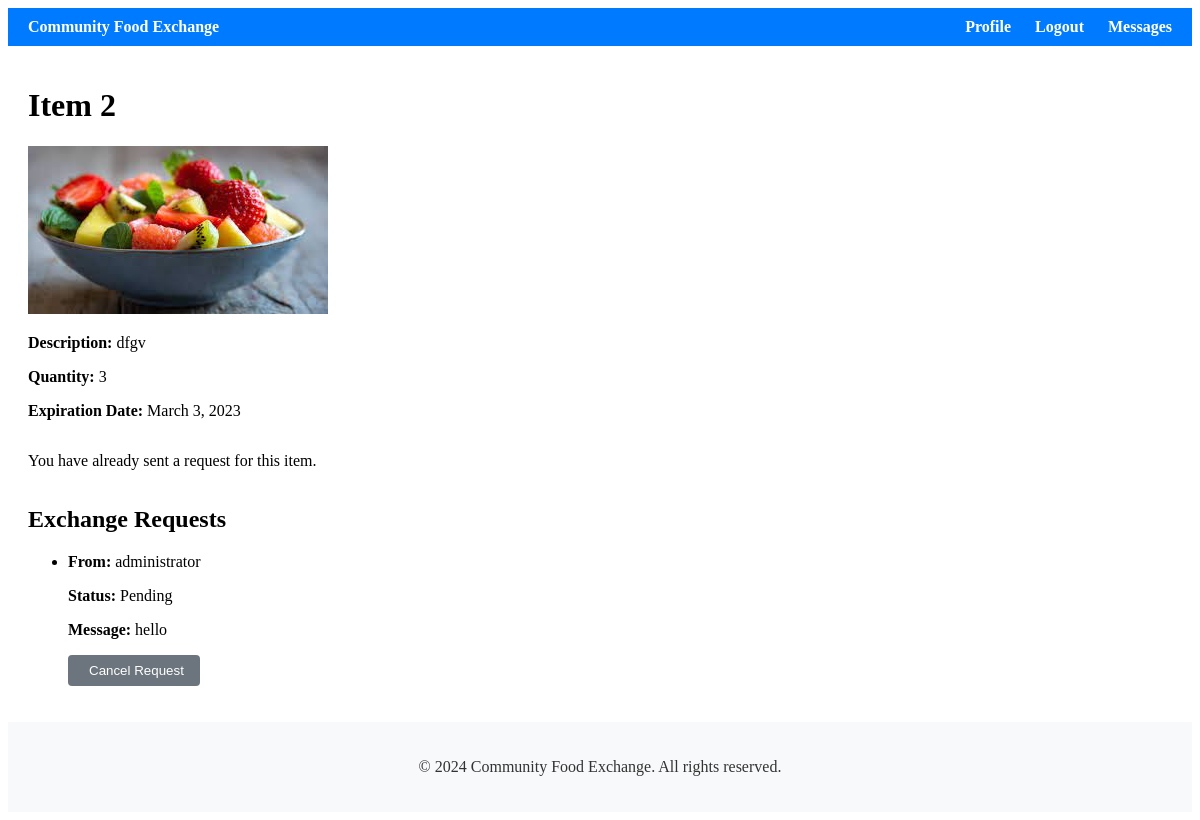
The page /listings/10/ (signed in) on the database its author committed.
### listings/models.py (models this page shows, shortened)
class Listing(models.Model):
    user = models.ForeignKey(User, on_delete=models.CASCADE)
    item_name = models.CharField(max_length=100)
    description = models.TextField()
    quantity = models.PositiveIntegerField()
    expiration_date = models.DateField()
    created_at = models.DateTimeField(auto_now_add=True)
    image = models.ImageField(upload_to=listing_image_path)

### exchange/models.py (models this page shows, shortened)
class ExchangeRequest(models.Model):
    sender = models.ForeignKey(User, on_delete=models.CASCADE, related_name='exchange_sent_requests')
    receiver = models.ForeignKey(User, on_delete=models.CASCADE, related_name='exchange_received_requests')
    listing = models.ForeignKey(Listing, on_delete=models.CASCADE)
    message = models.TextField()
    status = models.CharField(max_length=20, choices=[('pending', 'Pending'), ('accepted', 'Accepted'), ('rejected', 'Rejected')], default='pending')
    created_at = models.DateTimeField(auto_now_add=True)

### listings/views.py (the view, shortened to what this page needs)
# urls.py: path('<int:pk>/', listing_detail, name='listing_detail'),
@login_required
def listing_detail(request, pk):
    listing = get_object_or_404(Listing, pk=pk)
    exchange_requests = ExchangeRequest.objects.filter(listing=listing)
    is_owner = listing.user == request.user
    can_request = not is_owner  # User cannot request their own listing
    has_sent_request = False
    if request.user.is_authenticated:
        has_sent_request = exchange_requests.filter(sender=request.user).exists()
    return render(request, 'listings/listing_detail.html', {'listing': listing, 'exchange_requests': exchange_requests, 'is_owner': is_owner, 'can_request': can_request, 'has_sent_request': has_sent_request})

### listings/templates/listings/listing_detail.html (shortened to what this page needs)
{% extends 'accounts/base.html' %}
{% block content %}
<div class="listing-detail">
    <h1>{{ listing.item_name }}</h1>
    <img src="{{ listing.image.url }}" alt="{{ listing.item_name }}">
    <p><strong>Description:</strong> {{ listing.description }}</p>
    <p><strong>Quantity:</strong> {{ listing.quantity }}</p>
    <p><strong>Expiration Date:</strong> {{ listing.expiration_date }}</p>
    {% if user.is_authenticated %}
    <div class="action-buttons">
        {% if user != listing.user %}
            {% if not has_sent_request %}
                <form method="post" action="{% url 'send_exchange_request' listing.id %}">
                    {% csrf_token %}
                    <button type="submit" class="btn btn-send-request"><i class="fas fa-paper-plane"></i> Send Exchange Request</button>
                </form>
            {% else %}
                <p class="error">You have already sent a request for this item.</p>
            {% endif %}
        {% endif %}
    </div>
    {% endif %}
</div>
<div class="exchange-requests">
    <h2>Exchange Requests</h2>
    <ul>
        {% for request in exchange_requests %}
        <li>
            <p><strong>From:</strong> {% if request.sender == request.listing.user %}Myself{% else %}{{ request.sender.username }}{% endif %}</p>
            <p><strong>Status:</strong>
                {% if request.status == 'Accepted' %}
                    <span class="status accepted">Accepted</span>
                {% elif request.status == 'Rejected' %}
                    <span class="status rejected">Rejected</span>
                {% else %}
                    Pending
                {% endif %}
            </p>
            <p><strong>Message:</strong> {{ request.message }}</p>
            {% if user == request.sender %}
                <form method="post" action="{% url 'cancel_exchange_request' listing.id request.id %}">
                    <button type="submit" class="btn btn-cancel-request"> Cancel Request</button>
                </form>
            {% endif %}
        </li>
        {% empty %}
        <li>No exchange requests yet.</li>
        {% endfor %}
    </ul>
</div>
{% endblock %}

### accounts/static/css/style.css (style rules this page uses)
.btn { padding: 8px 16px; background-color: #007bff; color: #fff; border: none; border-radius: 4px; cursor: pointer; }
.action-buttons { display: inline-block; }
.btn-cancel-request { background-color: #6c757d; color: #fff; }

### rows shown on the page
Listing: item_name "Item 2", image (picture), description "dfgv", quantity "3", expiration_date "March 3, 2023"
ExchangeRequest: sender.username "administrator", status "Pending", message "hello", shows "Cancel Request"
